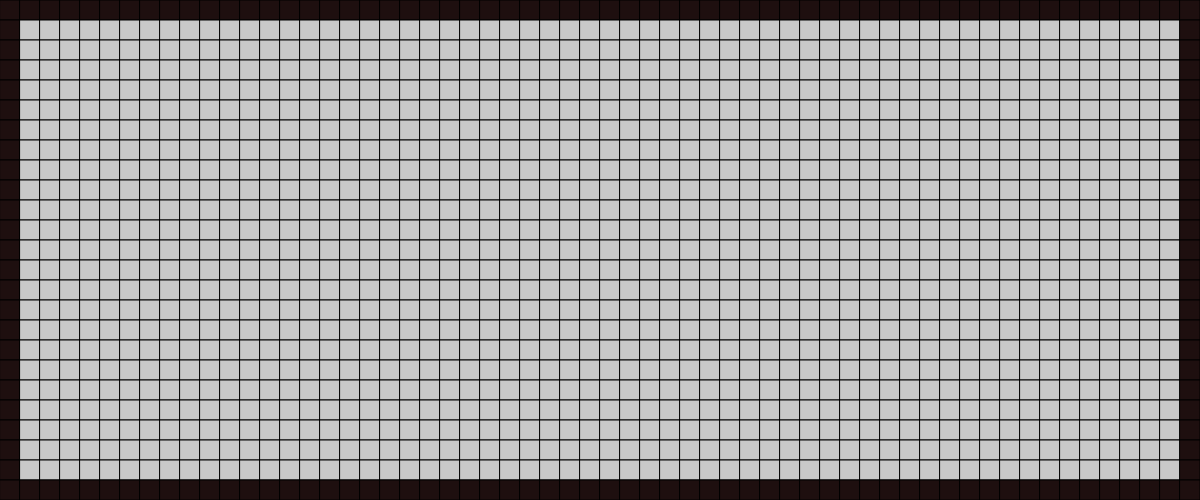
Frame 1 (no input)
Frame 60 (no input): identical to frame 1, image omitted
Frame 120 (the mouse pressed at the canvas centre since frame 60): identical to frame 1, image omitted

The p5.js sketch that drew this single still picture (run headless with seeded random() and noise() and a simulated clock; from frame 60 on, the mouse is pressed at the canvas centre):

// p5.js sketch
// ── sketch.js
const s_width = 1200;
const s_height = 500;
const grid_size = 20;
let fim_existe = false;
let comeco_existe = false;
let posicao_inicial;
let grid = [];
let objetos_na_tela = 0;
let searching = false;

function setup() {
    createCanvas(s_width, s_height);
    background(220);
    criarGrade();
}

function iniciarBusca(){
    if(comeco_existe && fim_existe){
        let procura_futura = new Array;
        searching = true;
        console.log("Iniciando Procura...");

        node_inicial = grid[posicao_inicial[0]][posicao_inicial[1]]
        vizinhos_iniciais = node_inicial.vizinhos();

        for(i = 0; i < vizinhos_iniciais.length; i++){
            vizinho = vizinhos_iniciais[i];
            if (vizinho == undefined || vizinho.state == 'muroFixo' || vizinho.state == 'Muro'){
                continue;
            }
            vizinho.setState('Tentativa');
            vizinho.parent = node_inicial;
            vizinho.distance = 1;
            procura_futura.push(vizinho);
        }

        while(searching){
            procura_atual = procura_futura;
            procura_futura = [];
            for (i = 0; i < procura_atual.length; i++){
                node = procura_atual[i];
                vizinhos = node.vizinhos();
                for (j = 0; j <vizinhos.length; j++){
                    vizinho = vizinhos[j];
                    if (vizinho == undefined){
                        continue
                    }
                    if (vizinho.state == 'Vazio'){
                        vizinho.parent = node;
                        vizinho.setState("Tentativa");
                        vizinho.distance = node.distance + 1;
                        procura_futura.push(vizinho);
                        node.setState('Visitado');
                    } else if (vizinho.state == 'Fim'){
                        searching = false;
                        procura_atual = [];
                        vizinho.distance = node.distance + 1;
                        vizinho.parent = node;
                        console.log('Fim:', vizinho.grid_pos);
                        gerarCaminho(vizinho);
                    } else {
                        continue;
                    }
                }
            }
        }
    }
}

function gerarCaminho(node){
    let parent = node.parent;
    for (i = 0; i < node.distance; i++){
        if (parent != undefined){
            parent.setState('Caminho');
            parent = parent.parent;
        }
        if (parent.state == "Comeco"){
            break;
        }
    }
}

function gerarObstaculos(){
    for (i = 0; i < 50; i++){
        randXY = [floor(random(1,s_width/grid_size)),floor(random(1,s_height/grid_size))];
        randXYNode = grid[randXY[0]][randXY[1]];
        if (randXYNode != undefined && randXYNode.state == "Vazio"){
            randXYNode.setState('Muro');
        }
    }
}

function criarGrade() {
    for (i = 0; i < (s_width / grid_size); i++) {
        column = new Array;
        for (let j = 0; j < (s_height / grid_size); j++) {
            new_node = new Node(grid_size, null, Infinity, i, j);
            if (i == 0 || i == s_width/grid_size-1 || j == 0 || j == s_height/grid_size-1){
                new_node.setState('muroFixo');
            } else {
                new_node.setState('Vazio');
            }
            column.push(new_node)
            objetos_na_tela += 1;
        }
        grid.push(column);
    }
}

function draw() {
    if (mouseIsPressed){
        mouseClicked()
    }
}

function mouseClicked() {
    if (mouseX > s_width || mouseY > s_height){
        return;
    }
    chosen_node = grid[floor(mouseX / grid_size)][floor(mouseY / grid_size)];
    if (chosen_node.x < (mouseX / grid_size) && (mouseX / grid_size) < (chosen_node.x + grid_size)) {
        if(chosen_node.y < (mouseY / grid_size) && (mouseY / grid_size) < (chosen_node.y + grid_size)) {
            console.log('chosen_node:', chosen_node.x, chosen_node.y,
                        'State:', chosen_node.state);

            if (comeco_existe == false && fim_existe == false && chosen_node.state == "Vazio"){
                chosen_node.setState("Comeco");
            } else if (comeco_existe == true && fim_existe == false && chosen_node.state == "Vazio"){
                chosen_node.setState("Fim");
            } else if (chosen_node.state == 'Vazio'){
                chosen_node.setState("Muro");
            }
        }
    }
}

function keyPressed(){
    if (searching == false){
        if(keyCode === RETURN){
            iniciarBusca();
        } else if(keyCode === BACKSPACE){
            gerarObstaculos();
        }
    }
}

// ── Nodulo.js
function Node(grid_size, parent, distance, x, y) {
    this.parent = parent;
    this.distance = distance;
    this.x = x;
    this.y = y;
    this.grid_pos = [x,y];
    this.screen_pos = [x * grid_size, y * grid_size];
}

Node.prototype.setState = function (new_state) {
    switch (new_state) {
        case "Comeco":
            fill(0, 200, 0);
            this.distance = 0;
            posicao_inicial = [this.x, this.y];
            comeco_existe = true;
            break;
        case "Fim":
            fill(200, 0, 0);
            fim_existe = true;
            break;
        case "Vazio":
            fill(200, 200, 200);
            break;
        case "Visitado":
            try {
                fill(50 + this.distance, 10, 200);
            } catch {
                fill(255, 10, 200);
            }
            break;
        case "Muro":
            fill(150, 150, 150);
            break;
        case "muroFixo":
            fill(30, 15, 15);
            break;
        case "NodeAtual":
            fill(255, 0, 255);
            break;
        case "Tentativa":
            fill(204, 102, 0);
            break;
        case "Caminho":
            fill(255, 255, 0);
            break;
    }
    rect(this.screen_pos[0], this.screen_pos[1], grid_size);
    this.state = new_state
}

Node.prototype.vizinhos = function () {
    top_left =      grid[this.x - 1] [this.y - 1];
    up =            grid[this.x][this.y - 1];
    top_right =     grid[this.x + 1] [this.y - 1];
    right =         grid[this.x + 1] [this.y];
    bot_right =     grid[this.x + 1] [this.y + 1];
    bottom =        grid[this.x]     [this.y + 1];
    bot_left =      grid[this.x - 1] [this.y + 1];
    left =          grid[this.x - 1] [this.y];

    return [up, bottom, left, right, top_left, top_right, bot_right, bot_left];
}
